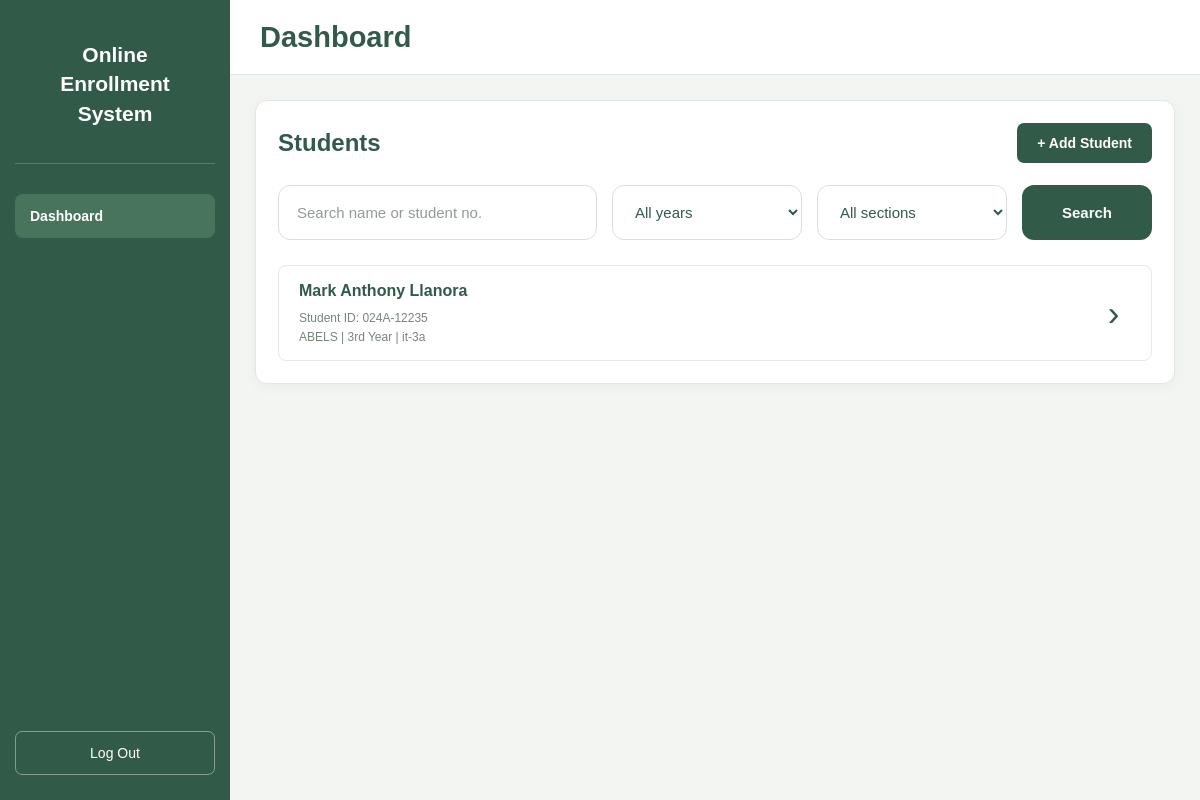
The page /dashboard/ (signed in) on the database its author committed.
### online_enrollment/models.py (models this page shows, shortened)
class Student(models.Model):
    YEAR_CHOICES = [
        ("1st Year", "1st Year"),
        ("2nd Year", "2nd Year"),
        ("3rd Year", "3rd Year"),
        ("4th Year", "4th Year"),
    ]
    student_number = models.CharField(
        max_length=30,
        unique=True
    )
    full_name = models.CharField(max_length=150)
    course = models.CharField(max_length=150)
    year_level = models.CharField(
        max_length=20,
        choices=YEAR_CHOICES
    )
    section = models.CharField(max_length=50)
    email = models.EmailField(blank=True)
    contact_number = models.CharField(
        max_length=20,
        blank=True
    )
    birth_date = models.DateField(
        null=True,
        blank=True
    )
    address = models.TextField(blank=True)
    father_name = models.CharField(
        max_length=150,
        blank=True
    )
    father_occupation = models.CharField(
        max_length=150,
        blank=True
    )
    father_contact = models.CharField(
        max_length=20,
        blank=True
    )
    mother_name = models.CharField(
        max_length=150,
        blank=True
    )
    mother_occupation = models.CharField(
        max_length=150,
        blank=True
    )
    mother_contact = models.CharField(
        max_length=20,
        blank=True
    )
    date_added = models.DateTimeField(auto_now_add=True)

### online_enrollment/views.py (the view, shortened to what this page needs)
@login_required(login_url="login")
def dashboard_view(request):
    if not request.user.is_staff:
        return redirect("login")
    students = Student.objects.all().order_by("full_name")
    search = request.GET.get("search", "").strip()
    year = request.GET.get("year", "")
    section = request.GET.get("section", "")
    if search:
        students = students.filter(
            Q(full_name__icontains=search) |
            Q(student_number__icontains=search)
        )
    if year:
        students = students.filter(year_level=year)
    if section:
        students = students.filter(section__iexact=section)
    sections = (
        Student.objects
        .exclude(section="")
        .values_list("section", flat=True)
        .distinct()
        .order_by("section")
    )
    context = {
        "students": students,
        "sections": sections,
        "search": search,
        "selected_year": year,
        "selected_section": section,
        "form": StudentForm(),
    }
    return render(request, "dashboard.html", context)

### templates/dashboard.html (shortened to what this page needs)
{% load static %}
<!DOCTYPE html>
<html lang="en">
<head>
    <link rel="stylesheet" href="{% static 'css/dashboard.css' %}">
</head>
<body>
<div class="dashboard-layout">
    <aside class="sidebar">
        <div class="brand">
            <h2>Online<br>Enrollment<br>System</h2>
        </div>
        <nav class="navigation">
            <a href="{% url 'dashboard' %}" class="nav-item active">
                Dashboard
            </a>
        </nav>
        <form method="POST" action="{% url 'logout' %}" class="sidebar-logout">
            <button type="submit">Log Out</button>
        </form>
    </aside>
    <main class="main-content">
        <header class="top-header">
            <h1>Dashboard</h1>
        </header>
        <section class="students-section">
            <div class="section-header">
                <h2>Students</h2>
                <button
                    type="button"
                    class="add-button"
                    onclick="openStudentModal()">
                    + Add Student
                </button>
            </div>
            <form method="GET"
                  action="{% url 'dashboard' %}"
                  class="search-container">
                <input
                    type="text"
                    name="search"
                    class="search-input"
                    placeholder="Search name or student no."
                    value="{{ search|default:'' }}"
                >
                <select name="year" class="filter-select">
                    <option value="">All years</option>
                </select>
                <select name="section" class="filter-select">
                    <option value="">All sections</option>
                </select>
                <button type="submit" class="search-button">
                    Search
                </button>
            </form>
            <div class="student-list">
                {% for student in students %}
                    <a href="{% url 'student_detail' student.id %}"
                       class="student-card-link"
                       aria-label="View {{ student.full_name }}'s profile">
                        <div class="student-item">
                            <div class="student-details">
                                <h3 class="student-name">
                                    {{ student.full_name }}
                                </h3>
                                <span>
                                    Student ID: {{ student.student_number }}
                                </span>
                                <small>
                                    {{ student.course }} |
                                    {{ student.year_level }} |
                                    {{ student.section }}
                                </small>
                            </div>
                            <span class="student-arrow">
                                ›
                            </span>
                        </div>
                    </a>
                {% endfor %}
            </div>
        </section>
    </main>
</div>
</body>
</html>

### static/css/dashboard.css (style rules this page uses)
* { margin: 0; padding: 0; box-sizing: border-box; }
body { font-family: Arial, Helvetica, sans-serif; background: #f3f5f2; color: #26372c; min-height: 100vh; }
button, input, select, textarea { font-family: inherit; }
.dashboard-layout { display: flex; min-height: 100vh; }
.main-content { flex: 1; min-width: 0; background: #f3f5f2; }
.sidebar { width: 230px; min-height: 100vh; background: #315b48; color: white; display: flex; flex-direction: column; padding: 25px 15px; flex-shrink: 0; }
.brand { text-align: center; padding: 15px 5px 35px; border-bottom: 1px solid rgba(255,255,255,.2); }
.brand h2 { font-size: 21px; line-height: 1.4; color: white; font-weight: bold; }
.navigation { margin-top: 30px; }
.nav-item { display: block; padding: 14px 15px; color: white; background: #426c57; text-decoration: none; border-radius: 8px; font-size: 14px; font-weight: bold; transition: .2s; }
.nav-item:hover, .nav-item.active { background: #47745b; }
.sidebar-logout { margin-top: auto; }
.sidebar-logout button { width: 100%; padding: 13px; background: transparent; color: white; border: 1px solid rgba(255,255,255,.4); border-radius: 7px; cursor: pointer; font-size: 14px; }
.top-header { min-height: 75px; padding: 15px 30px; display: flex; justify-content: space-between; align-items: center; gap: 15px; background: white; border-bottom: 1px solid #e0e7e1; }
.top-header h1 { color: #315b48; font-size: 29px; font-weight: bold; }
.students-section { margin: 25px; padding: 22px; background: white; border: 1px solid #e1e7e1; border-radius: 12px; box-shadow: 0 3px 12px rgba(49,91,72,.05); }
.section-header { display: flex; justify-content: space-between; align-items: center; gap: 12px; margin-bottom: 22px; }
.section-header h2 { color: #315b48; font-size: 24px; }
.add-button, .save-button { padding: 12px 20px; border: none; border-radius: 7px; background: #315b48; color: white; font-size: 14px; font-weight: bold; cursor: pointer; transition: .2s; }
.add-button { text-decoration: none; }
.search-container { display: grid; grid-template-columns: minmax(180px, 1fr) 190px 190px 130px; gap: 15px; margin-bottom: 25px; }
.search-input, .filter-select { width: 100%; height: 55px; border: 1px solid #d8e1d9; border-radius: 12px; background: white; padding: 0 18px; font-size: 15px; color: #315b48; outline: none; }
.search-input::placeholder { color: #929b94; }
.search-button { height: 55px; background: #315b48; color: white; border: none; border-radius: 12px; font-size: 15px; font-weight: bold; cursor: pointer; transition: .2s; }
.student-list { display: flex; flex-direction: column; gap: 9px; }
.student-item { display: flex; align-items: center; justify-content: space-between; gap: 12px; padding: 16px 20px; border: 1px solid #e5eae5; border-radius: 8px; background: white; text-decoration: none; transition: .2s; }
.student-details { display: flex; flex-direction: column; gap: 5px; }
.student-details span, .student-details small { font-size: 12px; color: #78857b; }
.student-item { position: relative; width: 100%; cursor: pointer; }
.student-details { flex: 1; }
.student-name { display: inline-block; width: fit-content; color: #315b48; font-size: 16px; font-weight: bold; text-decoration: none; cursor: pointer; position: relative; z-index: 2; }
.student-arrow { display: inline-flex; align-items: center; justify-content: center; min-width: 35px; min-height: 35px; color: #315b48; font-size: 26px; text-decoration: none; position: relative; z-index: 2; }
.student-card-link { display: block; width: 100%; text-decoration: none; color: inherit; }
.student-item { display: flex; justify-content: space-between; align-items: center; width: 100%; box-sizing: border-box; cursor: pointer; transition: 0.2s ease; }
.student-name { color: #315b48; margin: 0 0 6px; }
.student-arrow { font-size: 35px; color: #315b48; flex-shrink: 0; }

### rows shown on the page
Student: full_name "Mark Anthony Llanora", student_number "024A-12235", course "ABELS", year_level "3rd Year", section "it-3a"
